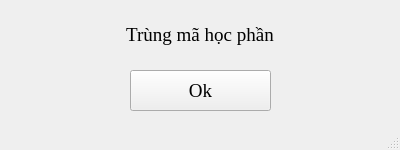
<?xml version="1.0" encoding="UTF-8"?>
<ui version="4.0">
 <class>MainWindow</class>
 <widget class="QMainWindow" name="MainWindow">
  <property name="geometry">
   <rect>
    <x>0</x>
    <y>0</y>
    <width>400</width>
    <height>150</height>
   </rect>
  </property>
  <property name="font">
   <font>
    <family>Times New Roman</family>
    <pointsize>14</pointsize>
   </font>
  </property>
  <property name="windowTitle">
   <string>Thông báo</string>
  </property>
  <widget class="QWidget" name="centralwidget">
   <widget class="QLabel" name="label">
    <property name="geometry">
     <rect>
      <x>0</x>
      <y>10</y>
      <width>400</width>
      <height>50</height>
     </rect>
    </property>
    <property name="text">
     <string>Trùng mã học phần</string>
    </property>
    <property name="alignment">
     <set>Qt::AlignCenter</set>
    </property>
   </widget>
   <widget class="QPushButton" name="btn_ok">
    <property name="geometry">
     <rect>
      <x>130</x>
      <y>70</y>
      <width>141</width>
      <height>41</height>
     </rect>
    </property>
    <property name="text">
     <string>Ok</string>
    </property>
   </widget>
  </widget>
  <widget class="QMenuBar" name="menubar">
   <property name="geometry">
    <rect>
     <x>0</x>
     <y>0</y>
     <width>400</width>
     <height>21</height>
    </rect>
   </property>
  </widget>
  <widget class="QStatusBar" name="statusbar"/>
 </widget>
 <resources/>
 <connections/>
</ui>
